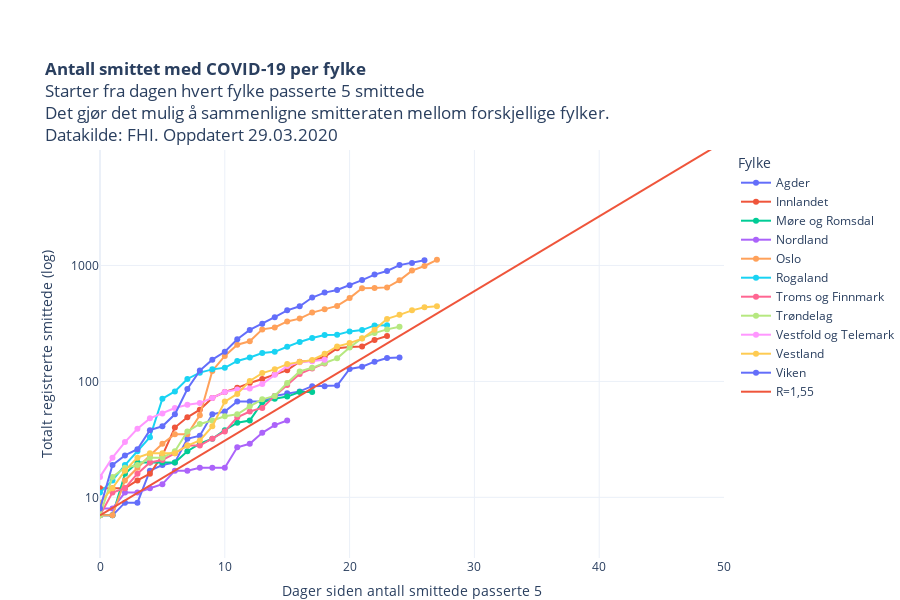

Notebook code cell kept with this figure:
### Code cell
import plotly.graph_objects as go
kategori = [i for i in restart["Fylke"].unique()]
kategori.sort()

days = 50

xs = np.arange(days)

fig = px.scatter(restart, 
                 x="level_1", 
                 y="value", 
                 color="Fylke",
                 hover_name="Fylke",
                 hover_data=["RHF", "variable", "value"],
                 #animation_frame="variable",
                 #animation_group="RHF",
                 log_y=True,
                 height=600,
                 #category_orders={"Fylke": kategori}, 
                 #color_discrete_sequence=colorlist,
                 template = "plotly_white",
                 range_y=[3,9900],
                 range_x=[0,50],
                 title = "<b>Antall smittet med COVID-19 per fylke</b><br>Starter fra dagen hvert fylke passerte 5 smittede<br>Det gjør det mulig å sammenligne smitteraten mellom forskjellige fylker.<br>Datakilde: FHI. Oppdatert "+datetime.today().strftime('%d.%m.%Y'),
                 labels = {"level_1": "Dager siden antall smittede passerte 5", "variable": "Dato", "value": "Totalt registrerte smittede (log)"}    
                )

fig.update_traces(mode="markers+lines")

fig.update_layout(autosize=True,
    margin=dict(l=100, r=100, t=150, b=0),
    paper_bgcolor='rgba(0, 0, 0, 0)',
    #plot_bgcolor='rgb(248, 248, 255)'    
                 )
fig.update_yaxes(nticks=4)

fig.add_trace(go.Scatter(x=xs, 
                        y=np.fv((0.16),xs,0,-7, when="begin"), 
                        mode='lines',
                        name="R=1,5"+str("5")
                               ))


fig.add_annotation(
    x=40,
    y=40000,
    text="FHI anslår 86 000 smittede <br> Slutten av april.",
    showarrow=False,
    font=dict(family="Helvetica", size=12),
    align="center",
    opacity=0.8)

#py.plot(fig, filename='COVID19_antall_per_fylke.html', auto_open=False)
fig.show()

### Figure 1 — Plotly figure (JSON) as saved in the notebook; plotly's stock layout.template omitted (floating-point values rounded to 4 significant figures)
{"data": [{"customdata": [["Helse Sør-Øst", "05 Mar", 7], ["Helse Sør-Øst", "06 Mar", 7], ["Helse Sør-Øst", "07 Mar", 9], ["Helse Sør-Øst", "08 Mar", 9], ["Helse Sør-Øst", "09 Mar", 17], ["Helse Sør-Øst", "10 Mar", 19], ["Helse Sør-Øst", "11 Mar", 20], ["Helse Sør-Øst", "12 Mar", 32], ["Helse Sør-Øst", "13 Mar", 34], ["Helse Sør-Øst", "14 Mar", 52], ["Helse Sør-Øst", "15 Mar", 55], ["Helse Sør-Øst", "16 Mar", 67], ["Helse Sør-Øst", "17 Mar", 67], ["Helse Sør-Øst", "18 Mar", 67], ["Helse Sør-Øst", "19 Mar", 75], ["Helse Sør-Øst", "20 Mar", 79], ["Helse Sør-Øst", "21 Mar", 82], ["Helse Sør-Øst", "22 Mar", 91], ["Helse Sør-Øst", "23 Mar", 91], ["Helse Sør-Øst", "24 Mar", 92], ["Helse Sør-Øst", "25 Mar", 128], ["Helse Sør-Øst", "26 Mar", 134], ["Helse Sør-Øst", "27 Mar", 148], ["Helse Sør-Øst", "28 Mar", 159], ["Helse Sør-Øst", "29 Mar", 161]], "hoverlabel": {"namelength": 0}, "hovertemplate": "<b>%{hovertext}</b><br><br>Fylke=Agder<br>Dager siden antall smittede passerte 5=%{x}<br>Totalt registrerte smittede (log)=%{customdata[2]}<br>RHF=%{customdata[0]}<br>Dato=%{customdata[1]}", "hovertext": ["Agder", "Agder", "Agder", "Agder", "Agder", "Agder", "Agder", "Agder", "Agder", "Agder", "Agder", "Agder", "Agder", "Agder", "Agder", "Agder", "Agder", "Agder", "Agder", "Agder", "Agder", "Agder", "Agder", "Agder", "Agder"], "legendgroup": "Agder", "marker": {"color": "#636efa", "symbol": "circle"}, "mode": "markers+lines", "name": "Agder", "showlegend": true, "type": "scatter", "x": [0, 1, 2, 3, 4, 5, 6, 7, 8, 9, 10, 11, 12, 13, 14, 15, 16, 17, 18, 19, 20, 21, 22, 23, 24], "xaxis": "x", "y": [7, 7, 9, 9, 17, 19, 20, 32, 34, 52, 55, 67, 67, 67, 75, 79, 82, 91, 91, 92, 128, 134, 148, 159, 161], "yaxis": "y"}, {"customdata": [["Helse Sør-Øst", "06 Mar", 12], ["Helse Sør-Øst", "07 Mar", 12], ["Helse Sør-Øst", "08 Mar", 12], ["Helse Sør-Øst", "09 Mar", 14], ["Helse Sør-Øst", "10 Mar", 16], ["Helse Sør-Øst", "11 Mar", 23], ["Helse Sør-Øst", "12 Mar", 40], ["Helse Sør-Øst", "13 Mar", 49], ["Helse Sør-Øst", "14 Mar", 57], ["Helse Sør-Øst", "15 Mar", 72], ["Helse Sør-Øst", "16 Mar", 81], ["Helse Sør-Øst", "17 Mar", 88], ["Helse Sør-Øst", "18 Mar", 97], ["Helse Sør-Øst", "19 Mar", 105], ["Helse Sør-Øst", "20 Mar", 115], ["Helse Sør-Øst", "21 Mar", 125], ["Helse Sør-Øst", "22 Mar", 148], ["Helse Sør-Øst", "23 Mar", 151], ["Helse Sør-Øst", "24 Mar", 163], ["Helse Sør-Øst", "25 Mar", 193], ["Helse Sør-Øst", "26 Mar", 198], ["Helse Sør-Øst", "27 Mar", 200], ["Helse Sør-Øst", "28 Mar", 228], ["Helse Sør-Øst", "29 Mar", 246]], "hoverlabel": {"namelength": 0}, "hovertemplate": "<b>%{hovertext}</b><br><br>Fylke=Innlandet<br>Dager siden antall smittede passerte 5=%{x}<br>Totalt registrerte smittede (log)=%{customdata[2]}<br>RHF=%{customdata[0]}<br>Dato=%{customdata[1]}", "hovertext": ["Innlandet", "Innlandet", "Innlandet", "Innlandet", "Innlandet", "Innlandet", "Innlandet", "Innlandet", "Innlandet", "Innlandet", "Innlandet", "Innlandet", "Innlandet", "Innlandet", "Innlandet", "Innlandet", "Innlandet", "Innlandet", "Innlandet", "Innlandet", "Innlandet", "Innlandet", "Innlandet", "Innlandet"], "legendgroup": "Innlandet", "marker": {"color": "#EF553B", "symbol": "circle"}, "mode": "markers+lines", "name": "Innlandet", "showlegend": true, "type": "scatter", "x": [0, 1, 2, 3, 4, 5, 6, 7, 8, 9, 10, 11, 12, 13, 14, 15, 16, 17, 18, 19, 20, 21, 22, 23], "xaxis": "x", "y": [12, 12, 12, 14, 16, 23, 40, 49, 57, 72, 81, 88, 97, 105, 115, 125, 148, 151, 163, 193, 198, 200, 228, 246], "yaxis": "y"}, {"customdata": [["Helse Midt-Norge", "11 Mar", 7], ["Helse Midt-Norge", "13 Mar", 7], ["Helse Midt-Norge", "14 Mar", 16], ["Helse Midt-Norge", "15 Mar", 20], ["Helse Midt-Norge", "16 Mar", 20], ["Helse Midt-Norge", "17 Mar", 20], ["Helse Midt-Norge", "18 Mar", 20], ["Helse Midt-Norge", "19 Mar", 25], ["Helse Midt-Norge", "20 Mar", 29], ["Helse Midt-Norge", "21 Mar", 32], ["Helse Midt-Norge", "22 Mar", 38], ["Helse Midt-Norge", "23 Mar", 44], ["Helse Midt-Norge", "24 Mar", 46], ["Helse Midt-Norge", "25 Mar", 66], ["Helse Midt-Norge", "26 Mar", 71], ["Helse Midt-Norge", "27 Mar", 74], ["Helse Midt-Norge", "28 Mar", 81], ["Helse Midt-Norge", "29 Mar", 81]], "hoverlabel": {"namelength": 0}, "hovertemplate": "<b>%{hovertext}</b><br><br>Fylke=Møre og Romsdal<br>Dager siden antall smittede passerte 5=%{x}<br>Totalt registrerte smittede (log)=%{customdata[2]}<br>RHF=%{customdata[0]}<br>Dato=%{customdata[1]}", "hovertext": ["Møre og Romsdal", "Møre og Romsdal", "Møre og Romsdal", "Møre og Romsdal", "Møre og Romsdal", "Møre og Romsdal", "Møre og Romsdal", "Møre og Romsdal", "Møre og Romsdal", "Møre og Romsdal", "Møre og Romsdal", "Møre og Romsdal", "Møre og Romsdal", "Møre og Romsdal", "Møre og Romsdal", "Møre og Romsdal", "Møre og Romsdal", "Møre og Romsdal"], "legendgroup": "Møre og Romsdal", "marker": {"color": "#00cc96", "symbol": "circle"}, "mode": "markers+lines", "name": "Møre og Romsdal", "showlegend": true, "type": "scatter", "x": [0, 1, 2, 3, 4, 5, 6, 7, 8, 9, 10, 11, 12, 13, 14, 15, 16, 17], "xaxis": "x", "y": [7, 7, 16, 20, 20, 20, 20, 25, 29, 32, 38, 44, 46, 66, 71, 74, 81, 81], "yaxis": "y"}, {"customdata": [["Helse Nord", "14 Mar", 8], ["Helse Nord", "15 Mar", 8], ["Helse Nord", "16 Mar", 11], ["Helse Nord", "17 Mar", 11], ["Helse Nord", "18 Mar", 12], ["Helse Nord", "19 Mar", 13], ["Helse Nord", "20 Mar", 17], ["Helse Nord", "21 Mar", 17], ["Helse Nord", "22 Mar", 18], ["Helse Nord", "23 Mar", 18], ["Helse Nord", "24 Mar", 18], ["Helse Nord", "25 Mar", 27], ["Helse Nord", "26 Mar", 29], ["Helse Nord", "27 Mar", 36], ["Helse Nord", "28 Mar", 42], ["Helse Nord", "29 Mar", 46]], "hoverlabel": {"namelength": 0}, "hovertemplate": "<b>%{hovertext}</b><br><br>Fylke=Nordland<br>Dager siden antall smittede passerte 5=%{x}<br>Totalt registrerte smittede (log)=%{customdata[2]}<br>RHF=%{customdata[0]}<br>Dato=%{customdata[1]}", "hovertext": ["Nordland", "Nordland", "Nordland", "Nordland", "Nordland", "Nordland", "Nordland", "Nordland", "Nordland", "Nordland", "Nordland", "Nordland", "Nordland", "Nordland", "Nordland", "Nordland"], "legendgroup": "Nordland", "marker": {"color": "#ab63fa", "symbol": "circle"}, "mode": "markers+lines", "name": "Nordland", "showlegend": true, "type": "scatter", "x": [0, 1, 2, 3, 4, 5, 6, 7, 8, 9, 10, 11, 12, 13, 14, 15], "xaxis": "x", "y": [8, 8, 11, 11, 12, 13, 17, 17, 18, 18, 18, 27, 29, 36, 42, 46], "yaxis": "y"}, {"customdata": [["Helse Sør-Øst", "02 Mar", 7], ["Helse Sør-Øst", "03 Mar", 7], ["Helse Sør-Øst", "04 Mar", 14], ["Helse Sør-Øst", "05 Mar", 18], ["Helse Sør-Øst", "06 Mar", 23], ["Helse Sør-Øst", "07 Mar", 29], ["Helse Sør-Øst", "08 Mar", 35], ["Helse Sør-Øst", "09 Mar", 35], ["Helse Sør-Øst", "10 Mar", 51], ["Helse Sør-Øst", "11 Mar", 123], ["Helse Sør-Øst", "12 Mar", 166], ["Helse Sør-Øst", "13 Mar", 207], ["Helse Sør-Øst", "14 Mar", 222], ["Helse Sør-Øst", "15 Mar", 281], ["Helse Sør-Øst", "16 Mar", 292], ["Helse Sør-Øst", "17 Mar", 329], ["Helse Sør-Øst", "18 Mar", 348], ["Helse Sør-Øst", "19 Mar", 392], ["Helse Sør-Øst", "20 Mar", 419], ["Helse Sør-Øst", "21 Mar", 448], ["Helse Sør-Øst", "22 Mar", 523], ["Helse Sør-Øst", "23 Mar", 636], ["Helse Sør-Øst", "24 Mar", 640], ["Helse Sør-Øst", "25 Mar", 647], ["Helse Sør-Øst", "26 Mar", 744], ["Helse Sør-Øst", "27 Mar", 903], ["Helse Sør-Øst", "28 Mar", 989], ["Helse Sør-Øst", "29 Mar", 1118]], "hoverlabel": {"namelength": 0}, "hovertemplate": "<b>%{hovertext}</b><br><br>Fylke=Oslo<br>Dager siden antall smittede passerte 5=%{x}<br>Totalt registrerte smittede (log)=%{customdata[2]}<br>RHF=%{customdata[0]}<br>Dato=%{customdata[1]}", "hovertext": ["Oslo", "Oslo", "Oslo", "Oslo", "Oslo", "Oslo", "Oslo", "Oslo", "Oslo", "Oslo", "Oslo", "Oslo", "Oslo", "Oslo", "Oslo", "Oslo", "Oslo", "Oslo", "Oslo", "Oslo", "Oslo", "Oslo", "Oslo", "Oslo", "Oslo", "Oslo", "Oslo", "Oslo"], "legendgroup": "Oslo", "marker": {"color": "#FFA15A", "symbol": "circle"}, "mode": "markers+lines", "name": "Oslo", "showlegend": true, "type": "scatter", "x": [0, 1, 2, 3, 4, 5, 6, 7, 8, 9, 10, 11, 12, 13, 14, 15, 16, 17, 18, 19, 20, 21, 22, 23, 24, 25, 26, 27], "xaxis": "x", "y": [7, 7, 14, 18, 23, 29, 35, 35, 51, 123, 166, 207, 222, 281, 292, 329, 348, 392, 419, 448, 523, 636, 640, 647, 744, 903, 989, 1118], "yaxis": "y"}, {"customdata": [["Helse Vest", "06 Mar", 11], ["Helse Vest", "07 Mar", 14], ["Helse Vest", "08 Mar", 19], ["Helse Vest", "09 Mar", 25], ["Helse Vest", "10 Mar", 33], ["Helse Vest", "11 Mar", 71], ["Helse Vest", "12 Mar", 82], ["Helse Vest", "13 Mar", 105], ["Helse Vest", "14 Mar", 119], ["Helse Vest", "15 Mar", 127], ["Helse Vest", "16 Mar", 131], ["Helse Vest", "17 Mar", 150], ["Helse Vest", "18 Mar", 161], ["Helse Vest", "19 Mar", 176], ["Helse Vest", "20 Mar", 180], ["Helse Vest", "21 Mar", 199], ["Helse Vest", "22 Mar", 219], ["Helse Vest", "23 Mar", 237], ["Helse Vest", "24 Mar", 251], ["Helse Vest", "25 Mar", 253], ["Helse Vest", "26 Mar", 270], ["Helse Vest", "27 Mar", 277], ["Helse Vest", "28 Mar", 304], ["Helse Vest", "29 Mar", 305]], "hoverlabel": {"namelength": 0}, "hovertemplate": "<b>%{hovertext}</b><br><br>Fylke=Rogaland<br>Dager siden antall smittede passerte 5=%{x}<br>Totalt registrerte smittede (log)=%{customdata[2]}<br>RHF=%{customdata[0]}<br>Dato=%{customdata[1]}", "hovertext": ["Rogaland", "Rogaland", "Rogaland", "Rogaland", "Rogaland", "Rogaland", "Rogaland", "Rogaland", "Rogaland", "Rogaland", "Rogaland", "Rogaland", "Rogaland", "Rogaland", "Rogaland", "Rogaland", "Rogaland", "Rogaland", "Rogaland", "Rogaland", "Rogaland", "Rogaland", "Rogaland", "Rogaland"], "legendgroup": "Rogaland", "marker": {"color": "#19d3f3", "symbol": "circle"}, "mode": "markers+lines", "name": "Rogaland", "showlegend": true, "type": "scatter", "x": [0, 1, 2, 3, 4, 5, 6, 7, 8, 9, 10, 11, 12, 13, 14, 15, 16, 17, 18, 19, 20, 21, 22, 23], "xaxis": "x", "y": [11, 14, 19, 25, 33, 71, 82, 105, 119, 127, 131, 150, 161, 176, 180, 199, 219, 237, 251, 253, 270, 277, 304, 305], "yaxis": "y"}, {"customdata": [["Helse Nord", "11 Mar", 7], ["Helse Nord", "12 Mar", 11], ["Helse Nord", "13 Mar", 12], ["Helse Nord", "14 Mar", 16], ["Helse Nord", "15 Mar", 20], ["Helse Nord", "16 Mar", 21], ["Helse Nord", "17 Mar", 24], ["Helse Nord", "18 Mar", 28], ["Helse Nord", "19 Mar", 28], ["Helse Nord", "20 Mar", 32], ["Helse Nord", "21 Mar", 37], ["Helse Nord", "22 Mar", 49], ["Helse Nord", "23 Mar", 55], ["Helse Nord", "24 Mar", 59], ["Helse Nord", "25 Mar", 75], ["Helse Nord", "26 Mar", 93], ["Helse Nord", "27 Mar", 116], ["Helse Nord", "28 Mar", 129], ["Helse Nord", "29 Mar", 143]], "hoverlabel": {"namelength": 0}, "hovertemplate": "<b>%{hovertext}</b><br><br>Fylke=Troms og Finnmark<br>Dager siden antall smittede passerte 5=%{x}<br>Totalt registrerte smittede (log)=%{customdata[2]}<br>RHF=%{customdata[0]}<br>Dato=%{customdata[1]}", "hovertext": ["Troms og Finnmark", "Troms og Finnmark", "Troms og Finnmark", "Troms og Finnmark", "Troms og Finnmark", "Troms og Finnmark", "Troms og Finnmark", "Troms og Finnmark", "Troms og Finnmark", "Troms og Finnmark", "Troms og Finnmark", "Troms og Finnmark", "Troms og Finnmark", "Troms og Finnmark", "Troms og Finnmark", "Troms og Finnmark", "Troms og Finnmark", "Troms og Finnmark", "Troms og Finnmark"], "legendgroup": "Troms og Finnmark", "marker": {"color": "#FF6692", "symbol": "circle"}, "mode": "markers+lines", "name": "Troms og Finnmark", "showlegend": true, "type": "scatter", "x": [0, 1, 2, 3, 4, 5, 6, 7, 8, 9, 10, 11, 12, 13, 14, 15, 16, 17, 18], "xaxis": "x", "y": [7, 11, 12, 16, 20, 21, 24, 28, 28, 32, 37, 49, 55, 59, 75, 93, 116, 129, 143], "yaxis": "y"}, {"customdata": [["Helse Midt-Norge", "05 Mar", 7], ["Helse Midt-Norge", "06 Mar", 15], ["Helse Midt-Norge", "07 Mar", 18], ["Helse Midt-Norge", "08 Mar", 19], ["Helse Midt-Norge", "09 Mar", 22], ["Helse Midt-Norge", "10 Mar", 22], ["Helse Midt-Norge", "11 Mar", 25], ["Helse Midt-Norge", "12 Mar", 37], ["Helse Midt-Norge", "13 Mar", 43], ["Helse Midt-Norge", "14 Mar", 46], ["Helse Midt-Norge", "15 Mar", 50], ["Helse Midt-Norge", "16 Mar", 52], ["Helse Midt-Norge", "17 Mar", 61], ["Helse Midt-Norge", "18 Mar", 70], ["Helse Midt-Norge", "19 Mar", 75], ["Helse Midt-Norge", "20 Mar", 97], ["Helse Midt-Norge", "21 Mar", 122], ["Helse Midt-Norge", "22 Mar", 131], ["Helse Midt-Norge", "23 Mar", 144], ["Helse Midt-Norge", "24 Mar", 158], ["Helse Midt-Norge", "25 Mar", 196], ["Helse Midt-Norge", "26 Mar", 236], ["Helse Midt-Norge", "27 Mar", 261], ["Helse Midt-Norge", "28 Mar", 281], ["Helse Midt-Norge", "29 Mar", 296]], "hoverlabel": {"namelength": 0}, "hovertemplate": "<b>%{hovertext}</b><br><br>Fylke=Trøndelag<br>Dager siden antall smittede passerte 5=%{x}<br>Totalt registrerte smittede (log)=%{customdata[2]}<br>RHF=%{customdata[0]}<br>Dato=%{customdata[1]}", "hovertext": ["Trøndelag", "Trøndelag", "Trøndelag", "Trøndelag", "Trøndelag", "Trøndelag", "Trøndelag", "Trøndelag", "Trøndelag", "Trøndelag", "Trøndelag", "Trøndelag", "Trøndelag", "Trøndelag", "Trøndelag", "Trøndelag", "Trøndelag", "Trøndelag", "Trøndelag", "Trøndelag", "Trøndelag", "Trøndelag", "Trøndelag", "Trøndelag", "Trøndelag"], "legendgroup": "Trøndelag", "marker": {"color": "#B6E880", "symbol": "circle"}, "mode": "markers+lines", "name": "Trøndelag", "showlegend": true, "type": "scatter", "x": [0, 1, 2, 3, 4, 5, 6, 7, 8, 9, 10, 11, 12, 13, 14, 15, 16, 17, 18, 19, 20, 21, 22, 23, 24], "xaxis": "x", "y": [7, 15, 18, 19, 22, 22, 25, 37, 43, 46, 50, 52, 61, 70, 75, 97, 122, 131, 144, 158, 196, 236, 261, 281, 296], "yaxis": "y"}, {"customdata": [["Helse Sør-Øst", "11 Mar", 15], ["Helse Sør-Øst", "12 Mar", 22], ["Helse Sør-Øst", "13 Mar", 30], ["Helse Sør-Øst", "14 Mar", 39], ["Helse Sør-Øst", "15 Mar", 48], ["Helse Sør-Øst", "16 Mar", 53], ["Helse Sør-Øst", "17 Mar", 59], ["Helse Sør-Øst", "18 Mar", 63], ["Helse Sør-Øst", "19 Mar", 65], ["Helse Sør-Øst", "20 Mar", 72], ["Helse Sør-Øst", "21 Mar", 81], ["Helse Sør-Øst", "22 Mar", 85], ["Helse Sør-Øst", "23 Mar", 87], ["Helse Sør-Øst", "24 Mar", 95], ["Helse Sør-Øst", "25 Mar", 114], ["Helse Sør-Øst", "26 Mar", 136], ["Helse Sør-Øst", "27 Mar", 146], ["Helse Sør-Øst", "28 Mar", 149], ["Helse Sør-Øst", "29 Mar", 154]], "hoverlabel": {"namelength": 0}, "hovertemplate": "<b>%{hovertext}</b><br><br>Fylke=Vestfold og Telemark<br>Dager siden antall smittede passerte 5=%{x}<br>Totalt registrerte smittede (log)=%{customdata[2]}<br>RHF=%{customdata[0]}<br>Dato=%{customdata[1]}", "hovertext": ["Vestfold og Telemark", "Vestfold og Telemark", "Vestfold og Telemark", "Vestfold og Telemark", "Vestfold og Telemark", "Vestfold og Telemark", "Vestfold og Telemark", "Vestfold og Telemark", "Vestfold og Telemark", "Vestfold og Telemark", "Vestfold og Telemark", "Vestfold og Telemark", "Vestfold og Telemark", "Vestfold og Telemark", "Vestfold og Telemark", "Vestfold og Telemark", "Vestfold og Telemark", "Vestfold og Telemark", "Vestfold og Telemark"], "legendgroup": "Vestfold og Telemark", "marker": {"color": "#FF97FF", "symbol": "circle"}, "mode": "markers+lines", "name": "Vestfold og Telemark", "showlegend": true, "type": "scatter", "x": [0, 1, 2, 3, 4, 5, 6, 7, 8, 9, 10, 11, 12, 13, 14, 15, 16, 17, 18], "xaxis": "x", "y": [15, 22, 30, 39, 48, 53, 59, 63, 65, 72, 81, 85, 87, 95, 114, 136, 146, 149, 154], "yaxis": "y"}, {"customdata": [["Helse Vest", "02 Mar", 9], ["Helse Vest", "03 Mar", 12], ["Helse Vest", "04 Mar", 17], ["Helse Vest", "05 Mar", 22], ["Helse Vest", "06 Mar", 24], ["Helse Vest", "07 Mar", 24], ["Helse Vest", "08 Mar", 24], ["Helse Vest", "09 Mar", 28], ["Helse Vest", "10 Mar", 31], ["Helse Vest", "11 Mar", 41], ["Helse Vest", "12 Mar", 67], ["Helse Vest", "13 Mar", 78], ["Helse Vest", "14 Mar", 101], ["Helse Vest", "15 Mar", 118], ["Helse Vest", "16 Mar", 127], ["Helse Vest", "17 Mar", 141], ["Helse Vest", "18 Mar", 147], ["Helse Vest", "19 Mar", 153], ["Helse Vest", "20 Mar", 173], ["Helse Vest", "21 Mar", 200], ["Helse Vest", "22 Mar", 214], ["Helse Vest", "23 Mar", 234], ["Helse Vest", "24 Mar", 279], ["Helse Vest", "25 Mar", 346], ["Helse Vest", "26 Mar", 375], ["Helse Vest", "27 Mar", 410], ["Helse Vest", "28 Mar", 436], ["Helse Vest", "29 Mar", 445]], "hoverlabel": {"namelength": 0}, "hovertemplate": "<b>%{hovertext}</b><br><br>Fylke=Vestland<br>Dager siden antall smittede passerte 5=%{x}<br>Totalt registrerte smittede (log)=%{customdata[2]}<br>RHF=%{customdata[0]}<br>Dato=%{customdata[1]}", "hovertext": ["Vestland", "Vestland", "Vestland", "Vestland", "Vestland", "Vestland", "Vestland", "Vestland", "Vestland", "Vestland", "Vestland", "Vestland", "Vestland", "Vestland", "Vestland", "Vestland", "Vestland", "Vestland", "Vestland", "Vestland", "Vestland", "Vestland", "Vestland", "Vestland", "Vestland", "Vestland", "Vestland", "Vestland"], "legendgroup": "Vestland", "marker": {"color": "#FECB52", "symbol": "circle"}, "mode": "markers+lines", "name": "Vestland", "showlegend": true, "type": "scatter", "x": [0, 1, 2, 3, 4, 5, 6, 7, 8, 9, 10, 11, 12, 13, 14, 15, 16, 17, 18, 19, 20, 21, 22, 23, 24, 25, 26, 27], "xaxis": "x", "y": [9, 12, 17, 22, 24, 24, 24, 28, 31, 41, 67, 78, 101, 118, 127, 141, 147, 153, 173, 200, 214, 234, 279, 346, 375, 410, 436, 445], "yaxis": "y"}, {"customdata": [["Helse Sør-Øst", "03 Mar", 8], ["Helse Sør-Øst", "04 Mar", 19], ["Helse Sør-Øst", "05 Mar", 23], ["Helse Sør-Øst", "06 Mar", 26], ["Helse Sør-Øst", "07 Mar", 38], ["Helse Sør-Øst", "08 Mar", 41], ["Helse Sør-Øst", "09 Mar", 52], ["Helse Sør-Øst", "10 Mar", 86], ["Helse Sør-Øst", "11 Mar", 124], ["Helse Sør-Øst", "12 Mar", 154], ["Helse Sør-Øst", "13 Mar", 180], ["Helse Sør-Øst", "14 Mar", 231], ["Helse Sør-Øst", "15 Mar", 278], ["Helse Sør-Øst", "16 Mar", 314], ["Helse Sør-Øst", "17 Mar", 358], ["Helse Sør-Øst", "18 Mar", 410], ["Helse Sør-Øst", "19 Mar", 445], ["Helse Sør-Øst", "20 Mar", 529], ["Helse Sør-Øst", "21 Mar", 583], ["Helse Sør-Øst", "22 Mar", 615], ["Helse Sør-Øst", "23 Mar", 674], ["Helse Sør-Øst", "24 Mar", 748], ["Helse Sør-Øst", "25 Mar", 834], ["Helse Sør-Øst", "26 Mar", 896], ["Helse Sør-Øst", "27 Mar", 1007], ["Helse Sør-Øst", "28 Mar", 1048], ["Helse Sør-Øst", "29 Mar", 1107]], "hoverlabel": {"namelength": 0}, "hovertemplate": "<b>%{hovertext}</b><br><br>Fylke=Viken<br>Dager siden antall smittede passerte 5=%{x}<br>Totalt registrerte smittede (log)=%{customdata[2]}<br>RHF=%{customdata[0]}<br>Dato=%{customdata[1]}", "hovertext": ["Viken", "Viken", "Viken", "Viken", "Viken", "Viken", "Viken", "Viken", "Viken", "Viken", "Viken", "Viken", "Viken", "Viken", "Viken", "Viken", "Viken", "Viken", "Viken", "Viken", "Viken", "Viken", "Viken", "Viken", "Viken", "Viken", "Viken"], "legendgroup": "Viken", "marker": {"color": "#636efa", "symbol": "circle"}, "mode": "markers+lines", "name": "Viken", "showlegend": true, "type": "scatter", "x": [0, 1, 2, 3, 4, 5, 6, 7, 8, 9, 10, 11, 12, 13, 14, 15, 16, 17, 18, 19, 20, 21, 22, 23, 24, 25, 26], "xaxis": "x", "y": [8, 19, 23, 26, 38, 41, 52, 86, 124, 154, 180, 231, 278, 314, 358, 410, 445, 529, 583, 615, 674, 748, 834, 896, 1007, 1048, 1107], "yaxis": "y"}, {"mode": "lines", "name": "R=1,55", "type": "scatter", "x": [0, 1, 2, 3, 4, 5, 6, 7, 8, 9, 10, 11, 12, 13, 14, 15, 16, 17, 18, 19, 20, 21, 22, 23, 24, 25, 26, 27, 28, 29, 30, 31, 32, 33, 34, 35, 36, 37, 38, 39, 40, 41, 42, 43, 44, 45, 46, 47, 48, 49], "y": [7, 8.12, 9.419, 10.93, 12.67, 14.7, 17.05, 19.78, 22.95, 26.62, 30.88, 35.82, 41.55, 48.2, 55.91, 64.86, 75.24, 87.27, 101.2, 117.4, 136.2, 158.0, 183.3, 212.6, 246.7, 286.1, 331.9, 385.0, 446.6, 518.1, 600.9, 697.1, 808.6, 938.0, 1088.0, 1262.0, 1464.0, 1698.0, 1970.0, 2285.0, 2651.0, 3075.0, 3567.0, 4138.0, 4800.0, 5568.0, 6459.0, 7492.0, 8691.0, 10080.0]}], "layout": {"annotations": [{"align": "center", "font": {"family": "Helvetica", "size": 12}, "opacity": 0.8, "showarrow": false, "text": "FHI anslår 86 000 smittede <br> Slutten av april.", "x": 40, "y": 40000}], "autosize": true, "height": 600, "legend": {"title": {"text": "Fylke"}, "tracegroupgap": 0}, "margin": {"b": 0, "l": 100, "r": 100, "t": 150}, "paper_bgcolor": "rgba(0, 0, 0, 0)", "title": {"text": "<b>Antall smittet med COVID-19 per fylke</b><br>Starter fra dagen hvert fylke passerte 5 smittede<br>Det gjør det mulig å sammenligne smitteraten mellom forskjellige fylker.<br>Datakilde: FHI. Oppdatert 29.03.2020"}, "xaxis": {"anchor": "y", "domain": [0, 1], "range": [0, 50], "title": {"text": "Dager siden antall smittede passerte 5"}}, "yaxis": {"anchor": "x", "domain": [0, 1], "nticks": 4, "range": [0.4771, 3.996], "title": {"text": "Totalt registrerte smittede (log)"}, "type": "log"}}}
